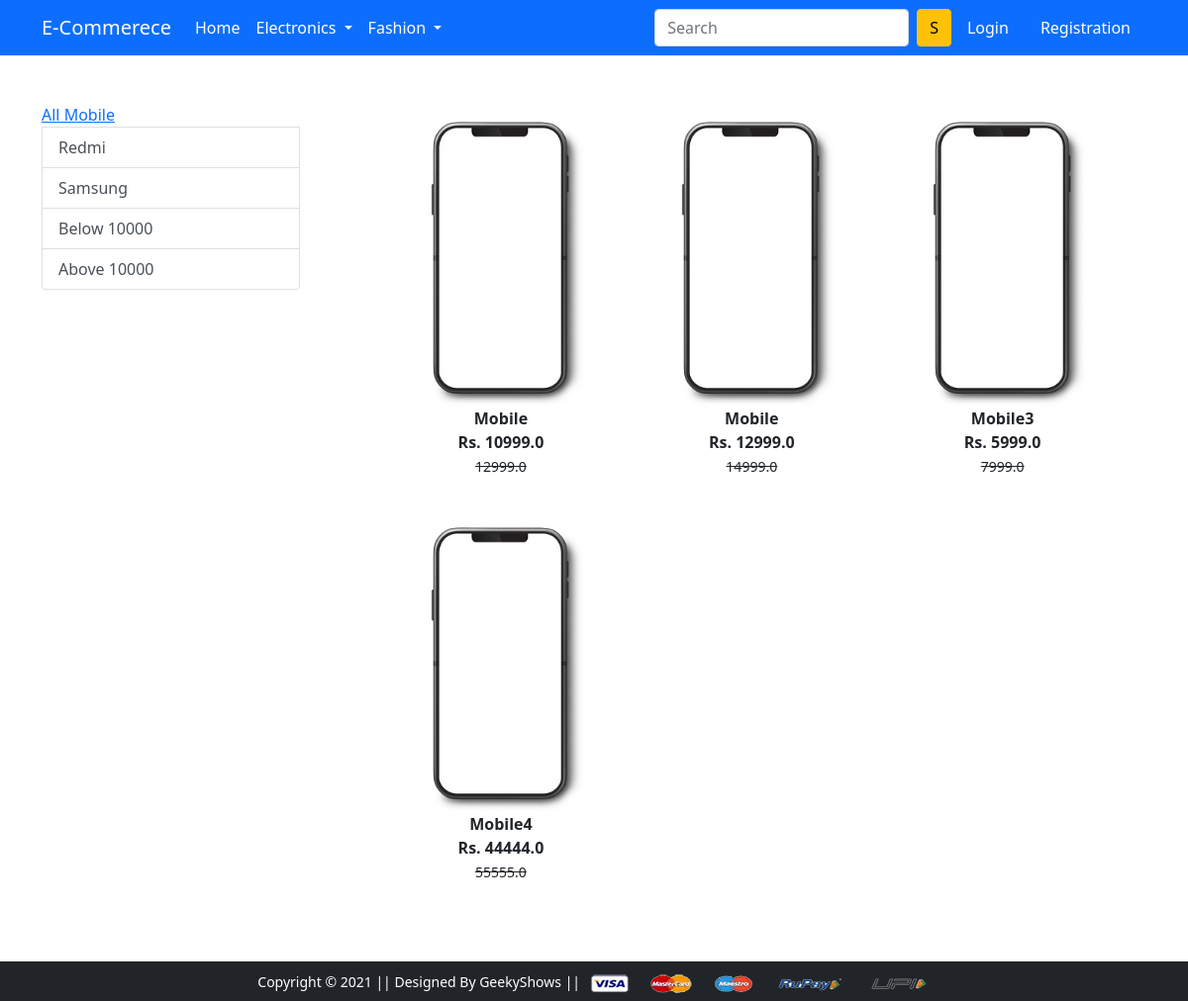
/mobile/, run on the app's committed database.
### app/models.py (models this page shows, shortened)
class Product(models.Model):
    title = models.CharField(max_length=100)
    selling_price = models.FloatField()
    discount_price = models.FloatField()
    description = models.TextField()
    brand = models.CharField(max_length=100)
    category = models.CharField(choices = CATEGORY_CHOICES,max_length=2)
    product_image = models.ImageField(upload_to='productimg')

### app/views.py (the view)
# urls.py: path('mobile/', views.mobile, name='mobile'),
def mobile(request, data=None):
    if data == None:
        mobiles = Product.objects.filter(category='M')
    elif data =='Redmi' or data =='Samsung':
        mobiles = Product.objects.filter(category='M').filter(brand=data)
    elif data == 'below':
        mobiles = Product.objects.filter(category='M').filter(discount_price__lt=10000)
    elif data == 'above':
        mobiles = Product.objects.filter(category='M').filter(discount_price__gt=10000)
    return render(request, 'app/mobile.html', {'mobiles':mobiles})

### app/templates/app/mobile.html (shortened to what this page needs)
{% extends 'app/base.html' %}
{% load static %}
{% block main-content %}
<div class="container my-5">
    <div class="row">
        <div class="col-sm-3">
            <div class="list-group">
                <a href="{% url 'mobile' %}" claas="list-group-item list-group-item-action" aria-current="true">All
                    Mobile </a>
                <a href="{% url 'mobiledata' 'Redmi' %}" class="list-group-item list-group-item-action"
                    aria-current="true">Redmi</a>
                <a href="{% url 'mobiledata' 'Samsung' %}" class="list-group-item list-group-item-action"
                    aria-current="true">Samsung</a>
                <a href="{% url 'mobiledata' 'below' %}"class="list-group-item list-group-item-action"
                    aria-current="true">Below 10000</a>
                <a href="{% url 'mobiledata' 'above' %}"class="list-group-item list-group-item-action"
                    aria-current="true">Above 10000</a>
            </div>
        </div>
        <div class="col-sm-8">
            <div class="row">
                {% for product in mobiles %}
                <div class="col-sm-4 text-center mb-4">
                    <a href="{% url 'product-detail' product.id %}" class="btn">
                        <div class="item">
                            <img src="{{product.product_image.url}}" height="300" class="" alt="">
                            <div class="fw-bold">{{product.title}}</div>
                            <div class="fw-bold">Rs. {{product.discount_price}}</div>
                            <small class="fw-light text-decoration-line-through"> {{product.selling_price}} </small>
                        </div>
                    </a>
                </div>
                {% endfor %}
            </div>
        </div>
    </div>
</div>
{% endblock main-content %}

### data on the page
Product: product_image (picture), title "Mobile", discount_price "10999.0", selling_price "12999.0"
Product: product_image (picture), title "Mobile", discount_price "12999.0", selling_price "14999.0"
Product: product_image (picture), title "Mobile3", discount_price "5999.0", selling_price "7999.0"
Product: product_image (picture), title "Mobile4", discount_price "44444.0", selling_price "55555.0"
